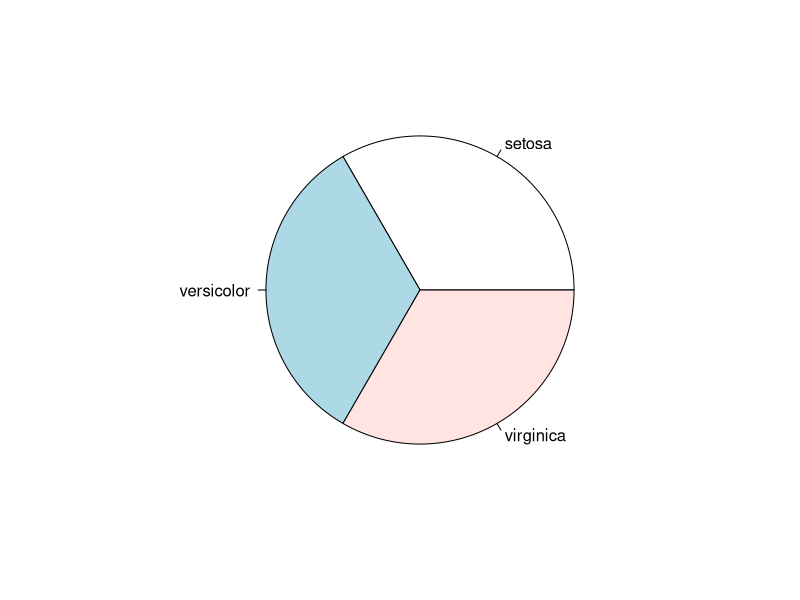
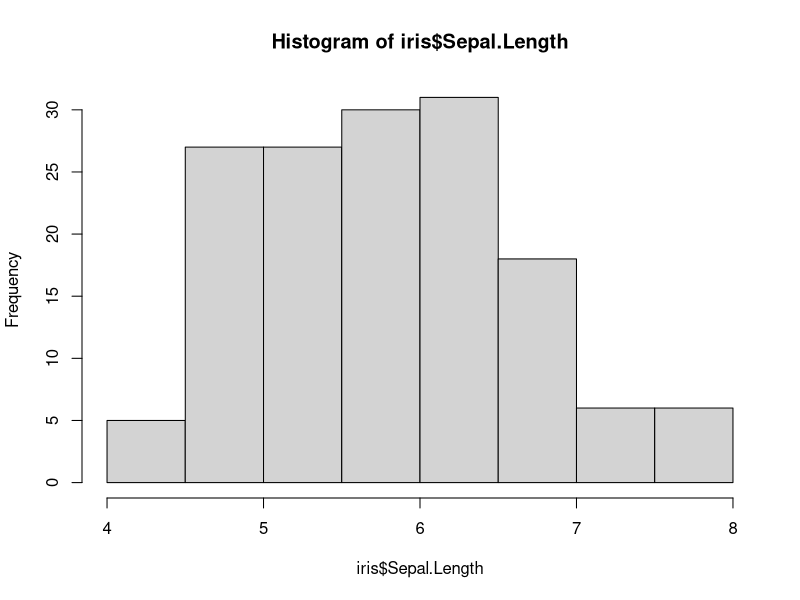
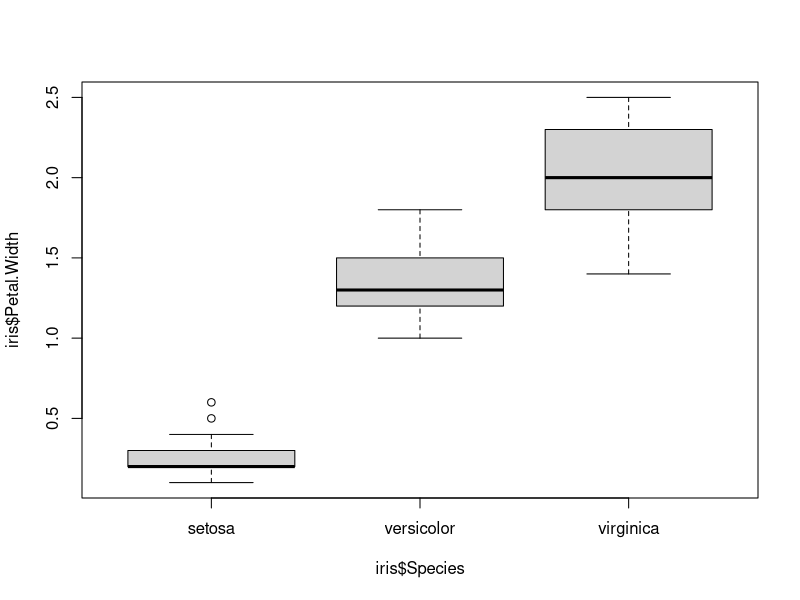
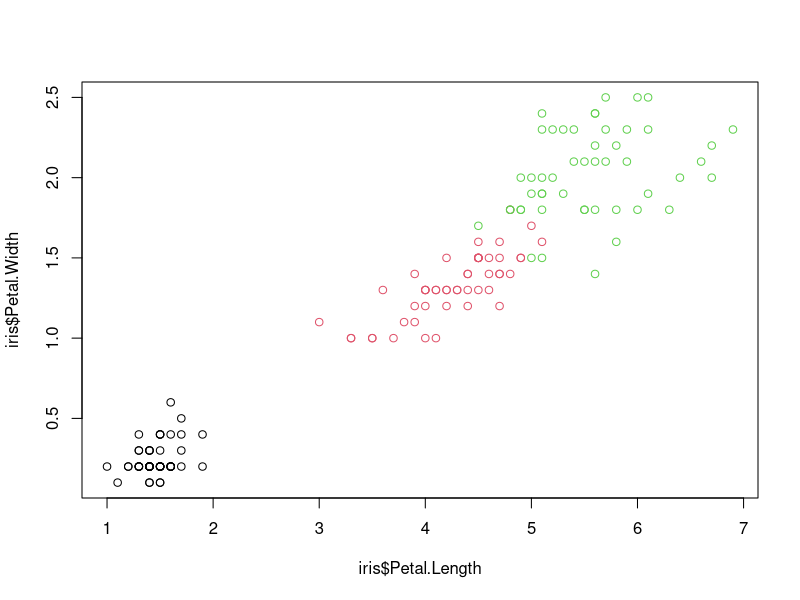
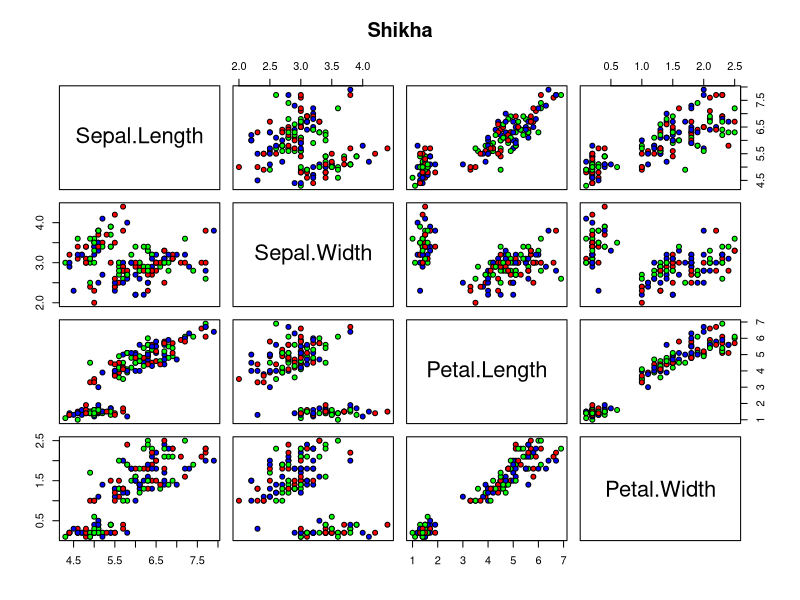

Source code (R) for these figures, in order:
pie(table(iris$Species))
hist(iris$Sepal.Length)
boxplot(iris$Petal.Width~iris$Species)
plot(x=iris$Petal.Length, y=iris$Petal.Width, , col=iris$Species)
pairs(iris[1:4], main = "Shikha", pch = 21, bg = c("red","green","blue"))
